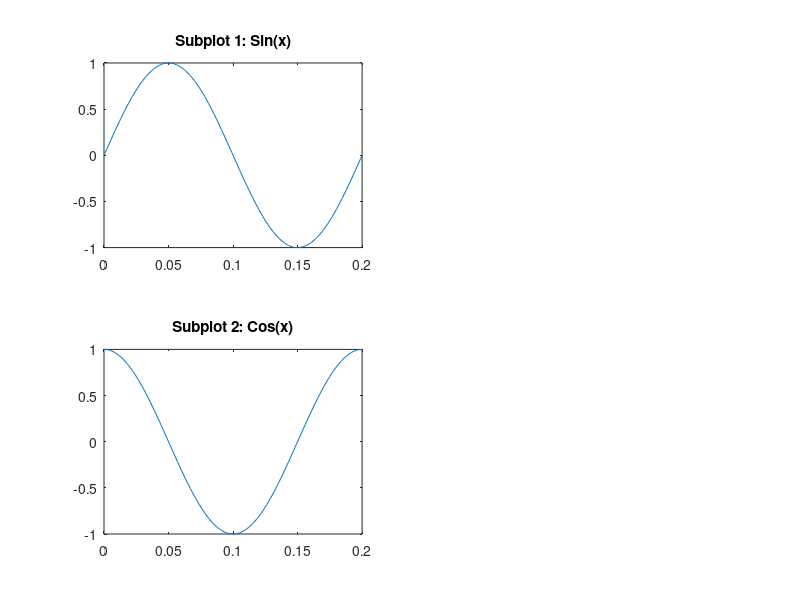

Source code (MATLAB):
f=input('Enter Frequency =');
t=1/f;
x=0:0.001:t;
y1=sin(2*pi*f*x);
y2=cos(2*pi*f*x);
figure
subplot(2,2,1)
plot(x,y1)
title('Subplot 1: Sin(x)')
subplot(2,2,3)
plot(x,y2)
title('Subplot 2: Cos(x)')